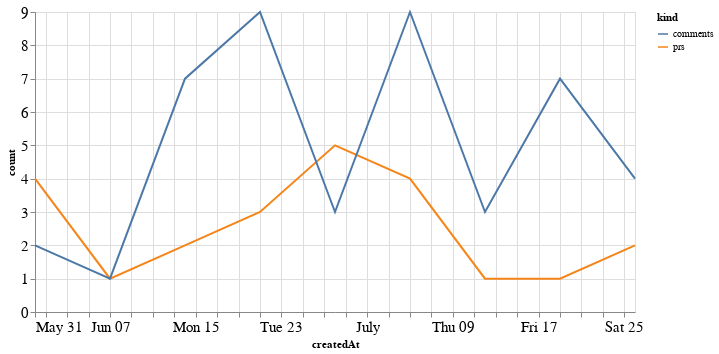

This figure's notebook cell:
### Code cell
alt.Chart(total_time, width=600).mark_line().encode(
    x='createdAt',
    y='count',
    color='kind'
)

### Figure 1 — Vega-Lite specification as saved in the notebook (floating-point values rounded to 4 significant figures)
{"config": {"axisLeft": {"labelFontSize": 15}, "axisBottom": {"labelFontSize": 15}}, "data": {"name": "data-abddb1faa4ac0a863a51e9502a54fcd2"}, "mark": "line", "encoding": {"color": {"type": "nominal", "field": "kind"}, "x": {"type": "temporal", "field": "createdAt"}, "y": {"type": "quantitative", "field": "count"}}, "width": 600, "$schema": "https://vega.github.io/schema/vega-lite/v4.8.1.json", "datasets": {"data-abddb1faa4ac0a863a51e9502a54fcd2": [{"createdAt": "2020-05-31T00:00:00", "kind": "prs", "count": 4}, {"createdAt": "2020-06-07T00:00:00", "kind": "prs", "count": 1}, {"createdAt": "2020-06-14T00:00:00", "kind": "prs", "count": 2}, {"createdAt": "2020-06-21T00:00:00", "kind": "prs", "count": 3}, {"createdAt": "2020-06-28T00:00:00", "kind": "prs", "count": 5}, {"createdAt": "2020-07-05T00:00:00", "kind": "prs", "count": 4}, {"createdAt": "2020-07-12T00:00:00", "kind": "prs", "count": 1}, {"createdAt": "2020-07-19T00:00:00", "kind": "prs", "count": 1}, {"createdAt": "2020-07-26T00:00:00", "kind": "prs", "count": 2}, {"createdAt": "2020-05-31T00:00:00", "kind": "comments", "count": 2}, {"createdAt": "2020-06-07T00:00:00", "kind": "comments", "count": 1}, {"createdAt": "2020-06-14T00:00:00", "kind": "comments", "count": 7}, {"createdAt": "2020-06-21T00:00:00", "kind": "comments", "count": 9}, {"createdAt": "2020-06-28T00:00:00", "kind": "comments", "count": 3}, {"createdAt": "2020-07-05T00:00:00", "kind": "comments", "count": 9}, {"createdAt": "2020-07-12T00:00:00", "kind": "comments", "count": 3}, {"createdAt": "2020-07-19T00:00:00", "kind": "comments", "count": 7}, {"createdAt": "2020-07-26T00:00:00", "kind": "comments", "count": 4}]}}
